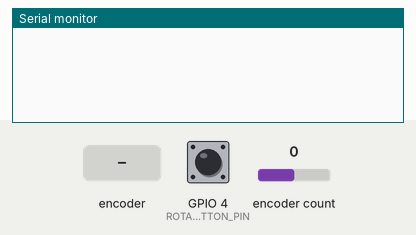
Simulated run of this program. Board: ESP32. Shown: the last lines printed to the serial monitor. The test bench sets the inputs (shaded band); at power-on: encoder count 0, GPIO 4 (ROTARY_ENCODER_BUTTON_PIN) HIGH.

Above: at 1.2 s.
1.3 s: encoder count set to 1
At 2.0 s:
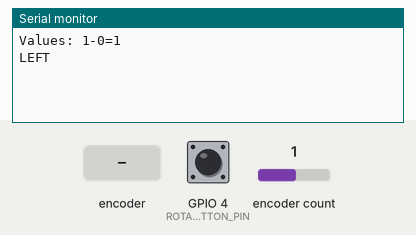
2.8 s: rotary encoder on GPIO 4 (ROTARY_ENCODER_BUTTON_PIN) / GPIO 35 (ROTARY_ENCODER_B_PIN) turned 1 step (first pin leading)
At 3.9 s:
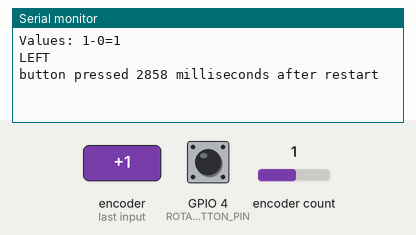
4.5 s: encoder count set to 0
At 5.7 s:
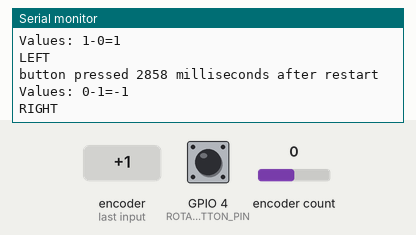
6.0 s: rotary encoder on GPIO 4 (ROTARY_ENCODER_BUTTON_PIN) / GPIO 35 (ROTARY_ENCODER_B_PIN) turned 1 step (first pin leading)
At 6.7 s:
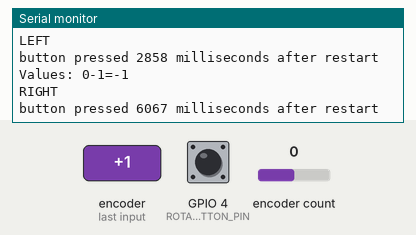

Measured:
- after the input at 1.3 s, the serial monitor: prints a new line at once (image 1)
- after the input at 2.8 s, the serial monitor: prints a new line after 0.06 s (image 2)
- after the input at 4.5 s, the serial monitor: prints a new line at once (image 3)
- after the input at 6.0 s, the serial monitor: prints a new line after 0.07 s (image 4)

The program:

main.cpp
```cpp
#include "AiEsp32RotaryEncoder.h"
#include "Arduino.h"

/*
connecting Rotary encoder

Rotary encoder side    MICROCONTROLLER side
-------------------    ---------------------------------------------------------------------
CLK (A pin)            any microcontroler intput pin with interrupt -> in this example pin 32
DT (B pin)             any microcontroler intput pin with interrupt -> in this example pin 21
SW (button pin)        any microcontroler intput pin with interrupt -> in this example pin 25
GND - to microcontroler GND
VCC                    microcontroler VCC (then set ROTARY_ENCODER_VCC_PIN -1)

***OR in case VCC pin is not free you can cheat and connect:***
VCC                    any microcontroler output pin - but set also ROTARY_ENCODER_VCC_PIN 25
                        in this example pin 25

*/
#if defined(ESP8266)
#define ROTARY_ENCODER_A_PIN D6
#define ROTARY_ENCODER_B_PIN D5
#define ROTARY_ENCODER_BUTTON_PIN D7
#else
#define ROTARY_ENCODER_A_PIN 34 //clk
#define ROTARY_ENCODER_B_PIN 35 //dat
#define ROTARY_ENCODER_BUTTON_PIN 4
#endif
#define ROTARY_ENCODER_VCC_PIN -1 /* 27 put -1 of Rotary encoder Vcc is connected directly to 3,3V; else you can use declared output pin for powering rotary encoder */

//depending on your encoder - try 1,2 or 4 to get expected behaviour
//#define ROTARY_ENCODER_STEPS 1
//#define ROTARY_ENCODER_STEPS 2
#define ROTARY_ENCODER_STEPS 2

//instead of changing here, rather change numbers above
AiEsp32RotaryEncoder rotaryEncoder = AiEsp32RotaryEncoder(ROTARY_ENCODER_A_PIN, ROTARY_ENCODER_B_PIN, ROTARY_ENCODER_BUTTON_PIN, ROTARY_ENCODER_VCC_PIN, ROTARY_ENCODER_STEPS);

void rotary_onButtonClick()
{
	static unsigned long lastTimePressed = 0;
	//ignore multiple press in that time milliseconds
	if (millis() - lastTimePressed < 500)
	{
		return;
	}
	lastTimePressed = millis();
	Serial.print("button pressed ");
	Serial.print(millis());
	Serial.println(" milliseconds after restart");
}

void rotary_loop()
{
	static int32_t last_diff=0;
	//dont print anything unless value changed
	if (rotaryEncoder.encoderChanged())
	{
		int32_t cur_diff=rotaryEncoder.readEncoder();
		int32_t diff=cur_diff-last_diff;
		Serial.print("Values: ");
		Serial.println(String(cur_diff)+"-"+String(last_diff)+"="+String(diff));
		if(diff>2)
			diff=8-diff;
		if(diff<-2)
			diff=10+diff;


		if(diff>0)
			Serial.println("LEFT");
		else
			Serial.println("RIGHT");

		last_diff=cur_diff;
	}
	if (rotaryEncoder.isEncoderButtonClicked())
	{
		rotary_onButtonClick();
	}
}

void IRAM_ATTR readEncoderISR()
{
	rotaryEncoder.readEncoder_ISR();
}

void setup()
{
	Serial.begin(115200);

	//we must initialize rotary encoder
	rotaryEncoder.begin();
	rotaryEncoder.setup(readEncoderISR);
	//set boundaries and if values should cycle or not
	//in this example we will set possible values between 0 and 1000;
	bool circleValues = true;
	rotaryEncoder.setBoundaries(0, 9, circleValues); //minValue, maxValue, circleValues true|false (when max go to min and vice versa)

	/*Rotary acceleration introduced 25.2.2021.
   * in case range to select is huge, for example - select a value between 0 and 1000 and we want 785
   * without accelerateion you need long time to get to that number
   * Using acceleration, faster you turn, faster will the value raise.
   * For fine tuning slow down.
   */
	rotaryEncoder.disableAcceleration(); //acceleration is now enabled by default - disable if you dont need it
	// rotaryEncoder.setAcceleration(250); //or set the value - larger number = more accelearation; 0 or 1 means disabled acceleration
	rotaryEncoder.setEncoderValue(0);
}

void loop()
{
	//in loop call your custom function which will process rotary encoder values
	rotary_loop();
	delay(50); //or do whatever you need to do...
}
```
